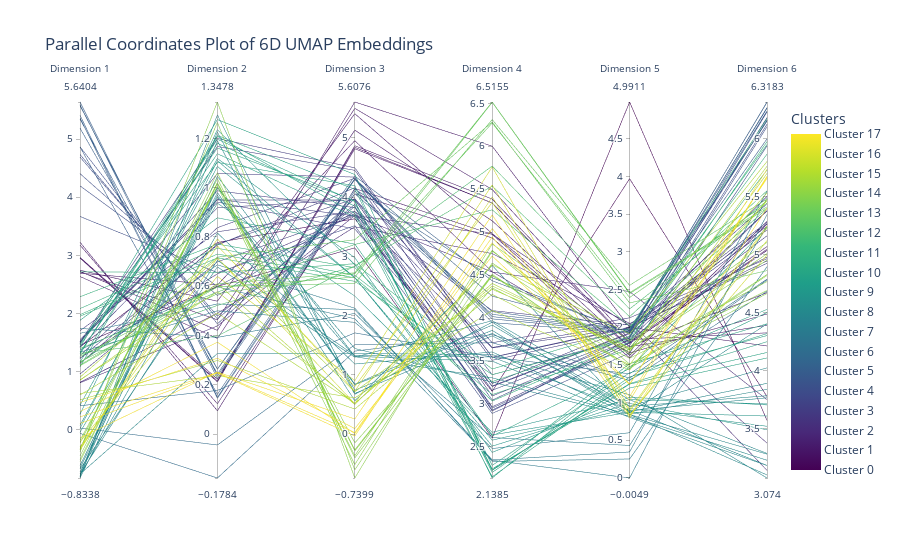

Source (notebook cell):
### Markdown cell above
***Parallel Coordinates***

### Code cell
# Parallel Coordinates
import plotly.graph_objects as go

# Select a fow embeddings for better visibility and filter out noise clusters
sample_embeddings = reduced_embeddings[:200]
sample_clusters = clusters[:200]

# Remove noise points (cluster -1)
mask = sample_clusters != -1
filtered_embeddings = sample_embeddings[mask]
filtered_clusters = sample_clusters[mask]

dimensions = [dict(range=[filtered_embeddings[:, i].min(), filtered_embeddings[:, i].max()],
                   label=f'Dimension {i + 1}',
                   values=filtered_embeddings[:, i]) for i in range(6)]

# Create color mapping for clusters
unique_clusters = sorted(set(filtered_clusters))
cluster_labels = [f'Cluster {c}' for c in unique_clusters]

fig = go.Figure(data=
go.Parcoords(
    line=dict(color=filtered_clusters,
              colorscale='Viridis',
              showscale=True,
              colorbar=dict(
                  ticktext=cluster_labels,
                  tickvals=unique_clusters,
                  title='Clusters'
              )),
    dimensions=dimensions
)
)

fig.update_layout(
    plot_bgcolor='white',
    paper_bgcolor='white',
    title='Parallel Coordinates Plot of 6D UMAP Embeddings'
)

fig.show()
fig.write_html("parallel_coordinates.html")
